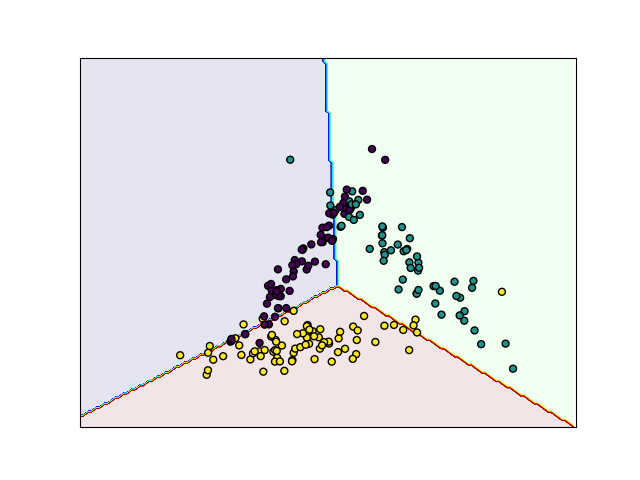

Write Python code to recreate this figure.
import numpy as np
from pprint import pprint
import tensorflow as tf
import matplotlib.pyplot as plt
from sklearn.model_selection import train_test_split
from sklearn.datasets import make_classification

tf.random.set_seed(42)

class Softmax_Regression():
    def __init__(self, input_channels, output_channels):
        self.input = tf.keras.Input(shape=(input_channels,))
        self.output = tf.keras.layers.Dense(units=output_channels)(self.input)

    def build(self):
        print("Building model...")
        self.model = tf.keras.Model(inputs=self.input, outputs=self.output)
        return self.model

    def train(self, x, y, epochs, lr=0.01):
        optimizer = tf.keras.optimizers.SGD(learning_rate=lr)
        loss = tf.keras.losses.SparseCategoricalCrossentropy()
        call_back = tf.keras.callbacks.ModelCheckpoint(filepath="soft_max_checkpoint.h5",
                                                        save_weights_only=True,
                                                        monitor='loss',
                                                        mode='min',
                                                        save_best_only=True)
        self.model.compile(optimizer=optimizer, loss=loss)
        hist = self.model.fit(x, y, epochs=epochs, callbacks=[call_back])
        return hist

    def save(self, path):
        print(f"Save model to {path}...")
        self.model.save_weights(path)

    def load(self, checkpoint):
        print(f"Load model from {checkpoint}...")
        self.model.load_weights(checkpoint)

    def predict(self, x):
        pred = self.model.predict(x)
        return np.argmax(pred, axis=1)

    def evaluate(self, X_test, y_test):
        pred = self.model.predict(X_test)
        pred = tf.math.argmax(pred, axis=1).numpy()
        label = pred == y_test
        label = label.astype('int')
        accuracy = np.mean(label)
        print(f"Accuracy: {accuracy}")

    def summary(self):
        print(self.model.summary())

    def get_trained_params(self):
        weights = self.model.get_weights()
        w = weights[0]
        b = weights[1]
        param = {"w": w, "b": b}
        pprint(param)
        return param


if __name__ == '__main__':
    print("\t**Make Data**")
    X, y = make_classification(n_samples=1000, n_classes=3, n_features=2,
                               n_redundant=0, n_informative=2, n_clusters_per_class=1,
                                random_state=42)
    plt.title("Data")
    plt.scatter(X[:, 0], X[:, 1], marker="o", c=y, s=25, edgecolor="k")
    print(f"X shape: {X.shape}")
    print(f"y shape: {y.shape}")
    plt.show()

    print("\n\t**Build Model**")
    model = Softmax_Regression(2, 3)
    model.build()
    # model.summary()

    print("\n\t**Split Train-Test Set**")
    X_train, X_test, y_train, y_test = train_test_split(
        X, y, test_size=0.2, random_state=42)
    print(f"X_train shape: {X_train.shape}")
    print(f"y_train shape: {y_train.shape}")
    print(f"X_test shape: {X_test.shape}")
    print(f"y_test shape: {y_test.shape}")

    print("\n\t**Train Model on Train Set**")
    hist = model.train(X_train, y_train, epochs=100)
    plt.plot(hist.history["loss"])
    plt.xlabel("Epochs")
    plt.ylabel("Loss")
    plt.title("Training Loss")
    plt.show()

    print("\n\t**Test Model on Test Set**")
    model.evaluate(X_test, y_test)

    print("\n\t**Build Model**")
    model.save("checkpoint.h5")

    print("\n\t**Save Model**")
    model.load("./softmax_regression_pro.h5")

    print("\n\t**Get Model's parameters**")
    weights = model.get_trained_params()
    w = weights["w"]
    b = weights["b"]

    print("\n\t**Plot model on Test Set**")
    xm = np.arange(-5, 4, 0.05)
    xlen = len(xm)
    ym = np.arange(-3, 6, 0.05)
    ylen = len(ym)
    xx, yy = np.meshgrid(xm, ym)

    xx1 = xx.ravel().reshape(1, xx.size)
    yy1 = yy.ravel().reshape(1, yy.size)

    XX = np.concatenate((xx1, yy1), axis = 0).T

    Z = model.predict(XX)

    Z = Z.reshape(xx.shape)

    CS = plt.contourf(xx, yy, Z, 200, cmap='jet', alpha = .1)

    plt.xlim(-5, 4)
    plt.ylim(-3, 6)
    plt.xticks(())
    plt.yticks(())
    plt.scatter(X_test[:, 0], X_test[:, 1], marker="o", c=y_test, s=25, edgecolor="k")
    plt.show()

    print("\n=== Finish ===")
